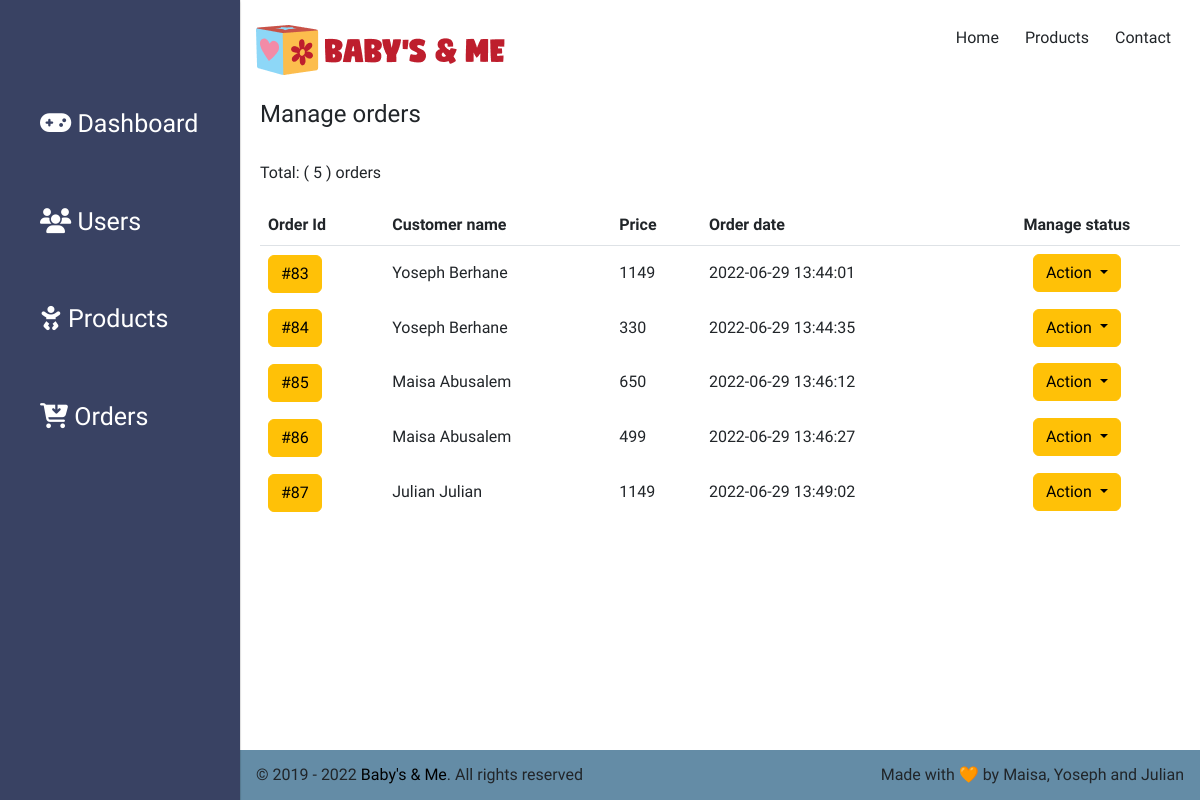
The page /admin/orders.php on the database its author committed.
### tables this page shows
CREATE TABLE `orders` (
  `id` int(9) NOT NULL,
  `user_id` int(9) NOT NULL,
  `total_price` int(9) NOT NULL,
  `billing_full_name` varchar(150) NOT NULL,
  `billing_street` varchar(100) NOT NULL,
  `billing_postal_code` varchar(100) NOT NULL,
  `billing_city` varchar(100) NOT NULL,
  `billing_country` varchar(100) NOT NULL,
  `create_date` datetime NOT NULL DEFAULT CURRENT_TIMESTAMP
);

### src/config.php (called while the page is built, shortened)
<?php
require(SRC_PATH . '/dbconnect.php');
require(SRC_PATH . '/app/OrderDbHandler.php');
$orderDbHandler = new OrderDbHandler($pdo);

### src/app/OrderDbHandler.php (called while the page is built, shortened)
<?php
class OrderDbHandler
{
    public function __construct($pdo)
    {
        $this->pdo = $pdo;
    }
    public function fetchAllOrders()
    {
        $sql = "SELECT * FROM orders;";
        $stmt = $this->pdo->query($sql);
        return $stmt-> fetchAll();
    }
}

### public/admin/orders.php (the view, shortened to what this page needs)
<?php
    require('../../src/config.php');
    $orders = $orderDbHandler->fetchAllOrders();
 ?>
<?php include('layout/header.php'); ?>
<div id="content">
    <h4>Manage orders </h4>
    <br>
    <p>Total: <span>( <?=count($orders); ?> ) orders</span></p>
    <table class="table ">
        <thead>
            <tr>
                <th>Order Id</th>
                <th>Customer name</th>
                <th>Price</th>
                <th>Order date</th>
                <th class="manage">Manage status</th>
            </tr>
        </thead>
        <tbody>
            <?php foreach($orders as $order) : ?>
            <tr>
                <td>
                    <form action="order.php" method="GET">
                        <button type="submit" class="btn btn-warning">#<?=htmlentities($order['id']) ?></button>
                    </form>
                </td>
                <td><?=htmlentities($order['billing_full_name']) ?></td>
                <td><?=htmlentities($order['total_price']) ?></td>
                <td><?=htmlentities($order['create_date']) ?></td>
                <td class="manage">
                    <div class="btn-group">
                        <button type="button" class="btn btn-warning dropdown-toggle" data-bs-toggle="dropdown"
                            aria-expanded="false">
                            Action
                        </button>
                    </div>
                </td>
            </tr>
            <?php endforeach; ?>
        </tbody>
    </table>
</div>
<?php include('layout/footer.php'); ?>

### public/admin/css/style.css (style rules this page uses)
body { margin: 0; padding: 0; font-family: 'Mukta', sans-serif; box-sizing: border-box; }
table { margin-top: 20px; }
td { vertical-align: baseline; }
td { border:none; }
.manage { display: flex; justify-content: space-around; }
#content { margin: 50px 20px; }

### rows shown on the page
orders: id "83", billing_full_name "Yoseph Berhane", total_price "1149", create_date "2022-06-29 13:44:01"
orders: id "84", billing_full_name "Yoseph Berhane", total_price "330", create_date "2022-06-29 13:44:35"
orders: id "85", billing_full_name "Maisa Abusalem", total_price "650", create_date "2022-06-29 13:46:12"
orders: id "86", billing_full_name "Maisa Abusalem", total_price "499", create_date "2022-06-29 13:46:27"
orders: id "87", billing_full_name "Julian Julian", total_price "1149", create_date "2022-06-29 13:49:02"

### other values the page prints
count($orders) "5"
